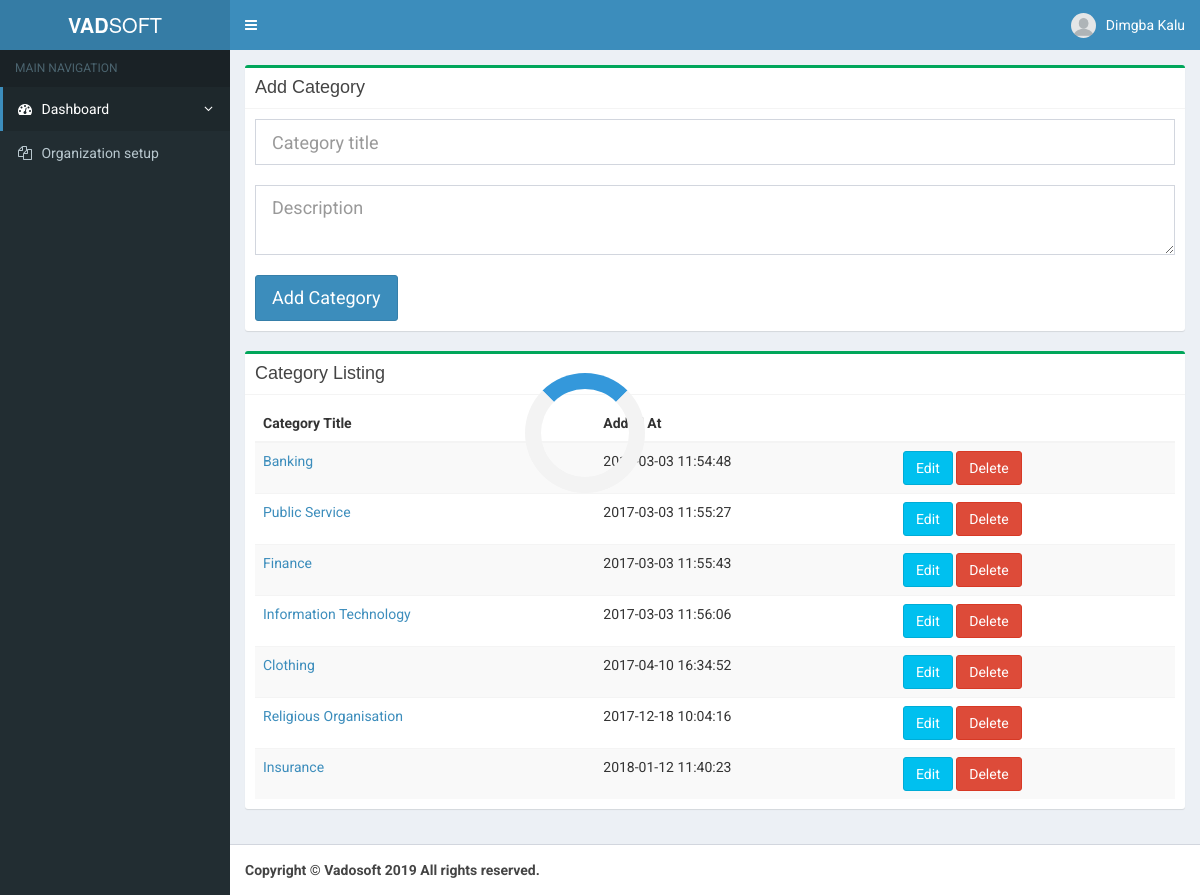
The page /v/organizationcategory (signed in) on the database its author committed.
### tables this page shows
CREATE TABLE `organization_category` (
  `cat_id` int(4) NOT NULL,
  `cat_name` varchar(30) NOT NULL,
  `cat_discrip` text NOT NULL,
  `registered_at` datetime NOT NULL
);

### v/webapp/functions.php (called while the page is built, shortened)
<?php
function GetOrganizationCatList($connection)
{
    $sql = "SELECT * FROM organization_category ";
    $query = $connection ->query($sql) ;
    $num = $query->execute();
    if($num !=0)
    {
        return $query->fetchAll();
    }
    else
    {
        return false;
    }
}

### v/webapp/organization_category.php (the view, shortened to what this page needs)
<?php
$get_categories = GetOrganizationCatList($connection);
?>
<div class="box box-success">
	<div class="box-header with-border">
		<h3 class="box-title">Add Category</h3>
	</div>
	<div class="box-body">
		<form id="defaultForm" method="post" class="form-horizontal" action="webapp/cat.php">
			<div class="control-group">
			    <div class="controls">
			    	<input type="text" class="form-control input-lg" name="name" autocomplete="off" placeholder="Category title" />
			    </div>
			</div>
			<br />
			<div class="control-group">
		  		<div class="controls">
		        	<textarea class="form-control input-lg" name="discrip" id="description" placeholder="Description" ></textarea>
		    	</div>
			</div>
			<br />
			<div class="control-group">
		    	<div class="controls">
		            <input type="submit" value="Add Category" class="btn btn-primary btn-lg">
		        </div>
		    </div>
		</form>
	</div>
</div>
<div class="box box-success">
	<div class="box-header with-border">
		<h3 class="box-title">Category Listing</h3>
	</div>
	<div class="box-body">
		<table id="user" class="table table-striped">
			<thead>
			    <tr>
			        <th>Category Title</th>
			        <th>Added At</th>
			        <th></th>
			    </tr>
			</thead>
			<tbody>
			<?php
				foreach($get_categories as $row)
				{
					$name = $row['cat_name'] ;
		            $cat_id = $row['cat_id'];
		            $reg_at = $row['registered_at'];
		            echo "<tr>
		                    <td class='description'><a href='#profile.php?id=$cat_id' class='name'>$name </a></td>
		                    <td>$reg_at</td>
		                    <td>
		                        <a class='btn btn-info' href='#'>Edit</a>
		                         <a class='btn btn-danger' href='#delete'  data-toggle='modal' data-target='#oc$cat_id'>
		                            Delete
		                        </a>
		                    </td>
		            </tr>";
		        }
		    ?>
			</tbody>
		</table>
	</div>
</div>

### rows shown on the page
organization_category: cat_name "Banking", registered_at "2017-03-03 11:54:48"
organization_category: cat_name "Public Service", registered_at "2017-03-03 11:55:27"
organization_category: cat_name "Finance", registered_at "2017-03-03 11:55:43"
organization_category: cat_name "Information Technology", registered_at "2017-03-03 11:56:06"
organization_category: cat_name "Clothing", registered_at "2017-04-10 16:34:52"
organization_category: cat_name "Religious Organisation", registered_at "2017-12-18 10:04:16"
organization_category: cat_name "Insurance", registered_at "2018-01-12 11:40:23"

### other values the page prints
$_SESSION['name'] "Dimgba Kalu"
